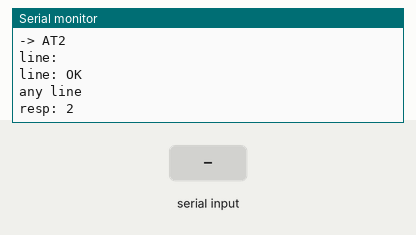
The sketch below on a simulated Arduino Uno, built with avr-gcc and run on an emulated ATmega328P. On the bench: the last lines printed to the serial monitor. The test bench sets the inputs (shaded band). The modem accepts every AT command (registered, SIM ready, sends succeed) and sends nothing else.

Above: at 6.3 s.
6.4 s: "ERROR\n" received over the second serial link
At 7.6 s:
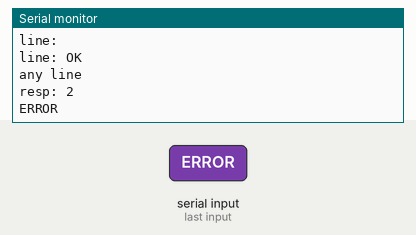
7.9 s: "*\n" received over the second serial link
At 9.0 s:
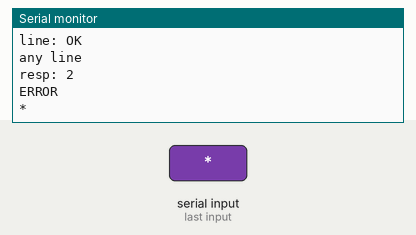
9.4 s: "1\n" received over the second serial link
At 10.1 s:
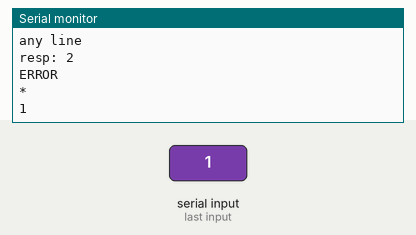
Timing chart, 0 to 12.4 s (numbered marks = the images above; inputs shaded):
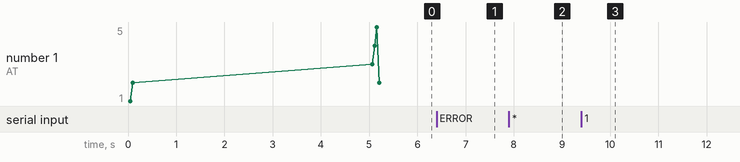

The sketch:

SerialTerminal.ino
```cpp
#include <SoftwareSerial.h>

SoftwareSerial modem(3, 2); //RX, TX

int sendCommand(String cmd, String ans = "OK");

void setup() {
  Serial.begin(9600);
  modem.begin(9600);

  int n = sendCommand("AT");
  Serial.print("resp: ");Serial.println(n);
  n = sendCommand("AT1", "OK");
  Serial.print("resp: ");Serial.println(n);
  n = sendCommand("AT2", "PAGE: OK");
  Serial.print("resp: ");Serial.println(n);
  n = sendCommand("AT3", "OK");
  Serial.print("resp: ");Serial.println(n);
  n = sendCommand("AT4", "OK");
  Serial.print("resp: ");Serial.println(n);
  n = sendCommand("AT5", "OK");
  Serial.print("resp: ");Serial.println(n);
  n = sendCommand("AT2", "*");
  Serial.print("resp: ");Serial.println(n);

}

void loop() {
  if (Serial.available()) {
    modem.write(Serial.read());
  }
  if (modem.available()) {
    Serial.write(modem.read());
  }
}

int sendCommand(String cmd, String ans = "OK"){
  Serial.print("-> ");Serial.println(cmd);
  modem.println(cmd);

  String line;
  unsigned long t1 = millis();

  while(true) {
    //timeout
    if ((millis() - t1) > 5000l) {
      Serial.print("timeout");
      return -1;
    }

    if (modem.available()) {
      char c = modem.read();
      if (c == '\n') {
        Serial.print("line: ");Serial.println(line);
        //elaboro line
        if (line == ans) {
          Serial.print("trovato: ");Serial.println(ans);
          return 1;
        } else if (line.indexOf("ERROR") >= 0) {
          Serial.println("trovato: errore!");
          return 0;
        } else if ((ans == "*") && (line.length() > 0)) {
          Serial.println("any line");
          return 2;
        }

        line = "";
      } else if (c != '\r')
        line += c;
      }
    }
    return 0;
 }
```

Measured:
- after the input at 6.4 s, the serial monitor: prints a new line at once (image 1)
- after the input at 7.9 s, the serial monitor: prints a new line at once (image 2)
- after the input at 9.4 s, the serial monitor: prints a new line at once (image 3)
